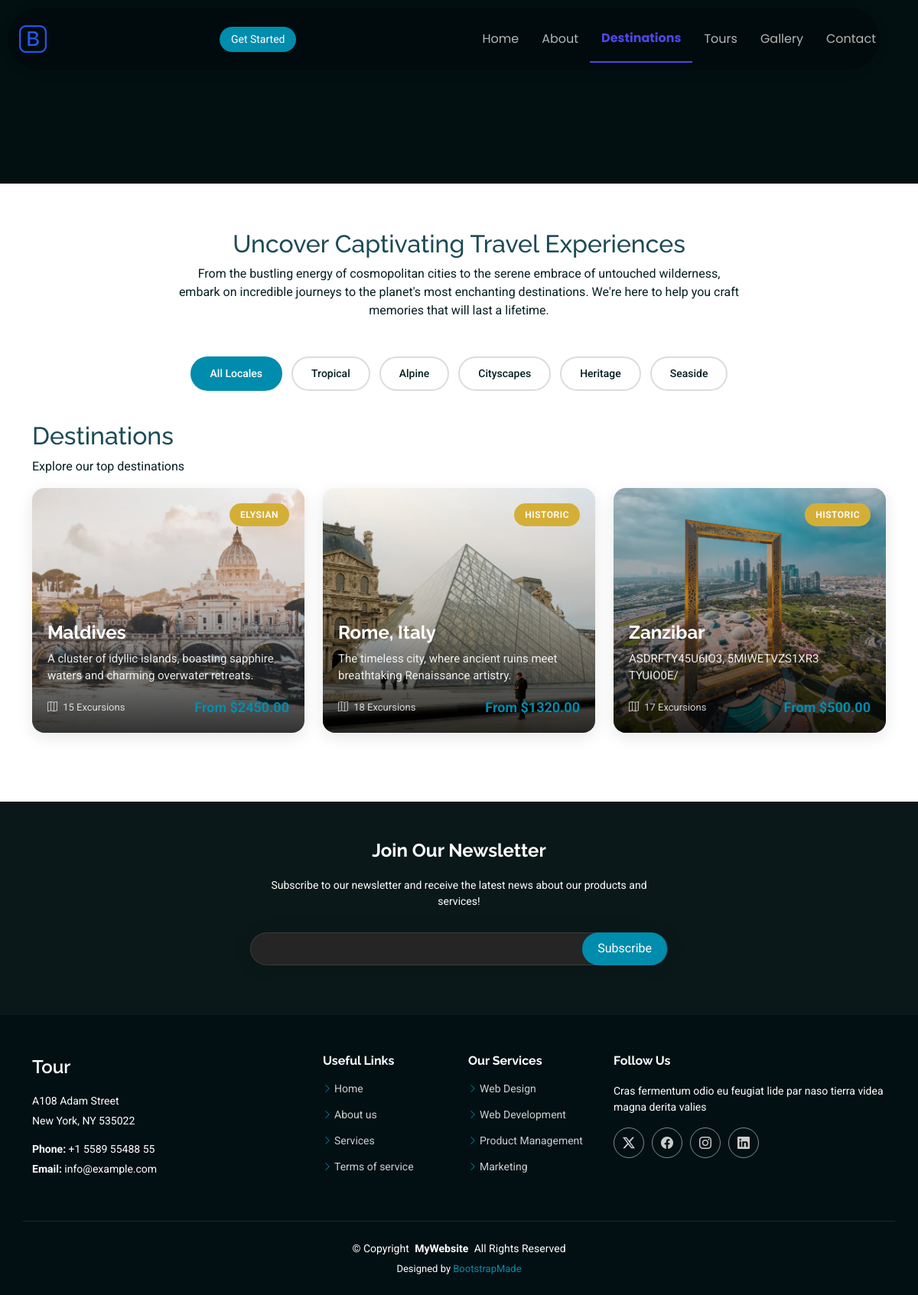
Page /destinations/ on the earlier database version.
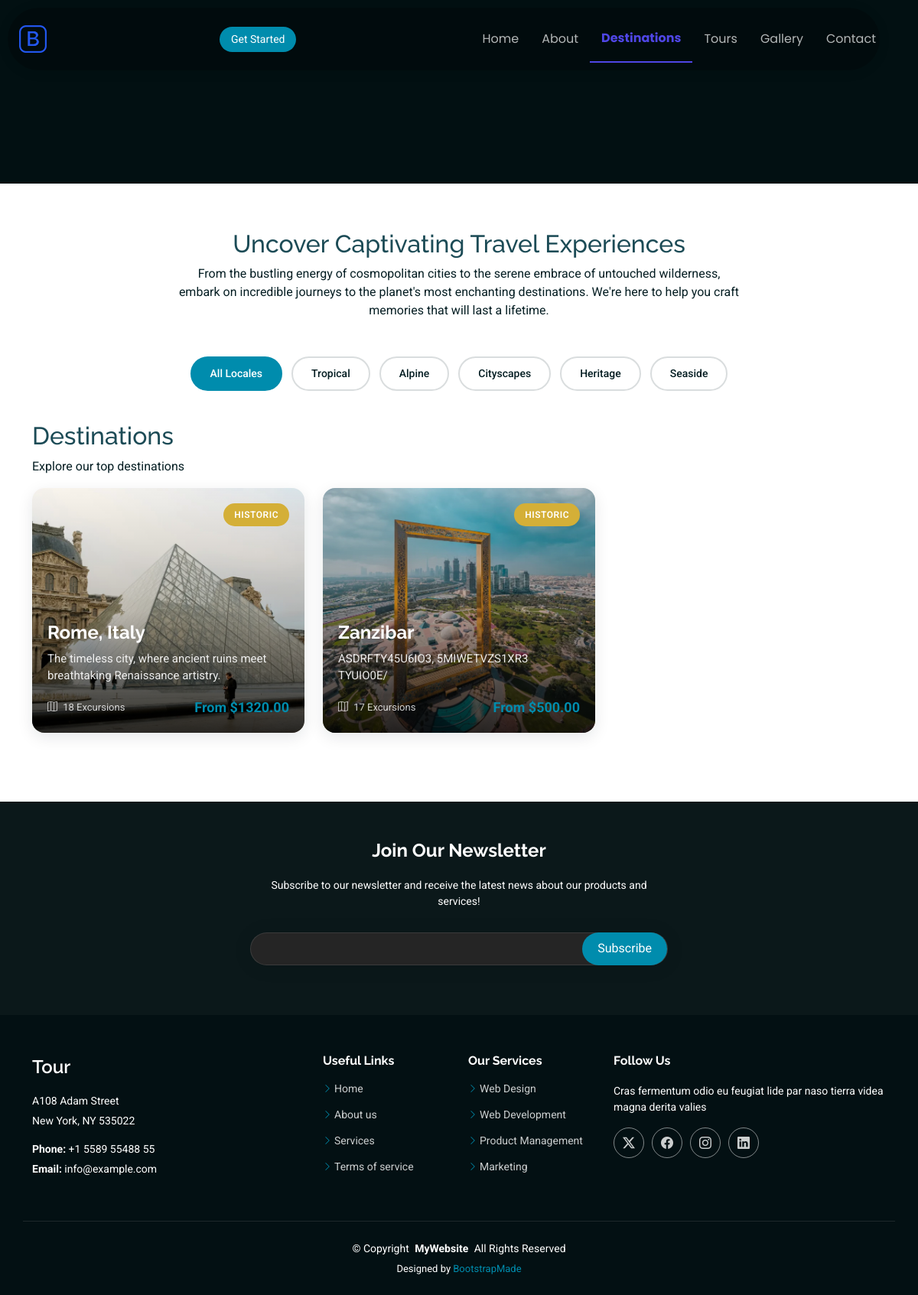
Same page on the later database version.
### book/models.py (models this page shows, shortened)
class Destination(models.Model):
    name = models.CharField(max_length=100)
    description = models.TextField()
    image = models.ImageField(upload_to='destinations/', blank=True, null=True)
    tag = models.CharField(max_length=50)
    excursions = models.PositiveIntegerField(default=0)
    starting_price = models.DecimalField(max_digits=10, decimal_places=2)
    category = models.CharField(max_length=50, blank=True, null=True)

### book/views.py (the view)
# urls.py: path('destinations/', views.destinations, name='destinations'),
def destinations(request):
    qs = Destination.objects.all()
    context = {
        'destinations': qs,
    }
    return render(request, 'book/destinations.html', context)

### book/templates/book/destinations.html (shortened to what this page needs)
{% extends 'book/base.html' %}
{% block content %}
{% load static %}
  <main class="main">
    <div class="page-title dark-background" data-aos="fade">
    </div>
    <section id="travel-destinations" class="travel-destinations section">
      <div class="container" data-aos="fade-up" data-aos-delay="100">
        <div class="row">
          <div class="col-lg-8 mx-auto text-center">
            <h2>Uncover Captivating Travel Experiences</h2>
            <p class="mb-5">From the bustling energy of cosmopolitan cities to the serene embrace of untouched wilderness, embark on incredible journeys to the planet's most enchanting destinations. We're here to help you craft memories that will last a lifetime.</p>
          </div>
        </div>
        <div class="isotope-layout" data-default-filter="*" data-layout="masonry" data-sort="original-order">
          <ul class="destination-filters isotope-filters" data-aos="fade-up" data-aos-delay="200">
            <li data-filter="*" class="filter-active">All Locales</li>
            <li data-filter=".filter-tropical">Tropical</li>
            <li data-filter=".filter-mountain">Alpine</li>
            <li data-filter=".filter-urban">Cityscapes</li>
            <li data-filter=".filter-historical">Heritage</li>
            <li data-filter=".filter-coastal">Seaside</li>
          </ul>
    <div class="section-header">
      <h2>Destinations</h2>
      <p>Explore our top destinations</p>
    </div>
    <div class="row gy-4 isotope-container">
      {% for destination in destinations %}
      <div class="col-lg-4 col-md-6 destination-item isotope-item">
        <a href="#" class="destination-tile">
          <div class="tile-image">
            {% if destination.image %}
            <img src="{{ destination.image.url }}" alt="{{ destination.name }}" class="img-fluid" loading="lazy">
            {% else %}
            <img src="{% static 'assets/img/default.jpg' %}" alt="{{ destination.name }}" class="img-fluid" loading="lazy">
            {% endif %}
            <div class="overlay-content">
              <span class="destination-tag luxury">{{ destination.tag }}</span>
              <div class="destination-info">
                <h4>{{ destination.name }}</h4>
                <p>{{ destination.description }}</p>
                <div class="destination-stats">
                  <span class="tours-available"><i class="bi bi-map"></i> {{ destination.excursions }} Excursions</span>
                  <span class="starting-price">From ${{ destination.starting_price }}</span>
                </div>
              </div>
            </div>
          </div>
        </a>
      </div>
      {% empty %}
      <p>No destinations available yet.</p>
      {% endfor %}
    </div>
  </div>
    </section>
  </main>
{% endblock %}

Differences in the rows shown:
removed Destination: image (picture), tag "ELYSIAN", name "Maldives", description "A cluster of idyllic islands, boasting sapphire waters and charming overwater retreats.", excursions "15", starting_price "2450.00"
